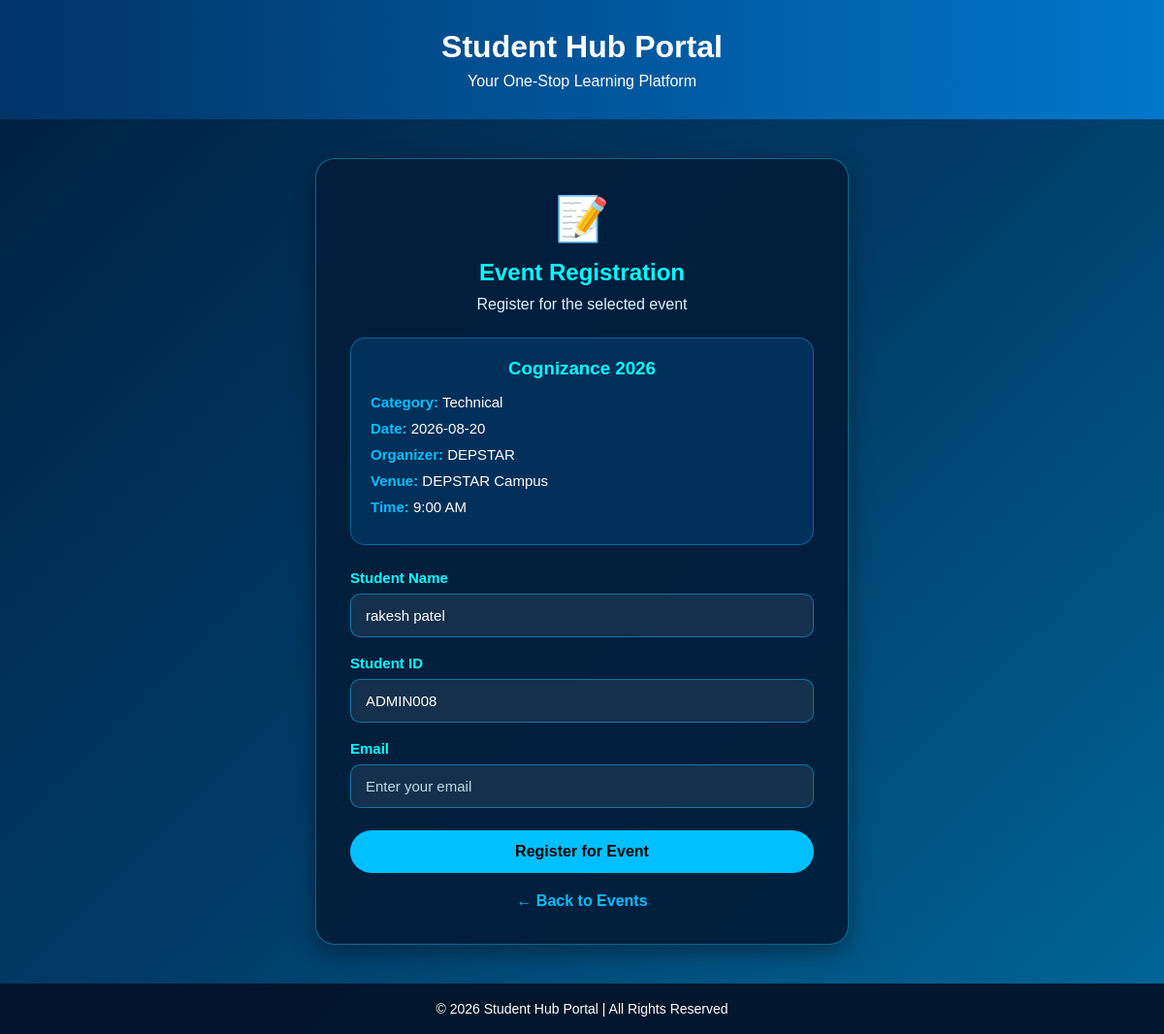
/EVENT-REGISTRATION.php?event=Cognizance 2026 (signed in), run on the app's committed database.
### tables this page shows
CREATE TABLE `events` (
  `id` int(11) NOT NULL,
  `title` varchar(150) NOT NULL,
  `category` varchar(50) NOT NULL,
  `event_date` date NOT NULL,
  `organizer` varchar(100) NOT NULL,
  `venue` varchar(150) NOT NULL,
  `event_time` varchar(30) NOT NULL,
  `status` varchar(50) NOT NULL,
  `poster` varchar(255) DEFAULT NULL
);

CREATE TABLE `students` (
  `id` int(11) NOT NULL,
  `student_id` varchar(30) NOT NULL,
  `student_name` varchar(100) NOT NULL,
  `department` varchar(100) NOT NULL,
  `email` varchar(100) NOT NULL,
  `password` varchar(255) NOT NULL,
  `role` varchar(20) NOT NULL DEFAULT 'student'
);

### EVENT-REGISTRATION.php (the view, shortened to what this page needs)
<?php
require_once __DIR__ . '/database.php';
$loggedInStudentId = $_SESSION['student_id'];
$eventTitle = trim($_GET['event'] ?? '');
$stmt = $conn->prepare(
    "SELECT id, title, category, event_date, organizer, venue, event_time, status
     FROM events
     WHERE title = :title"
);
$stmt->execute([
    ':title' => $eventTitle
]);
$event = $stmt->fetch(PDO::FETCH_ASSOC);
$studentStmt = $conn->prepare(
    "SELECT id, student_id, student_name
     FROM students
     WHERE student_id = :student_id"
);
$studentStmt->execute([
    ':student_id' => $loggedInStudentId
]);
$student = $studentStmt->fetch(PDO::FETCH_ASSOC);
$message = '';
?>
<!DOCTYPE html>
<html lang="en">
<head>
<link rel="stylesheet" href="EVENT-REGISTRATION.css">
</head>
<body>
<header>
    <h1>Student Hub Portal</h1>
    <p>Your One-Stop Learning Platform</p>
</header>
<section class="registration-section">
    <div class="registration-container">
        <div class="registration-icon">
            📝
        </div>
        <h2>Event Registration</h2>
        <p class="registration-subtitle">
            Register for the selected event
        </p>
        <div class="event-details">
            <h3>
                <?php echo htmlspecialchars($event['title']); ?>
            </h3>
            <p>
                <strong>Category:</strong>
                <?php echo htmlspecialchars($event['category']); ?>
            </p>
            <p>
                <strong>Date:</strong>
                <?php echo htmlspecialchars($event['event_date']); ?>
            </p>
            <p>
                <strong>Organizer:</strong>
                <?php echo htmlspecialchars($event['organizer']); ?>
            </p>
            <p>
                <strong>Venue:</strong>
                <?php echo htmlspecialchars($event['venue']); ?>
            </p>
            <p>
                <strong>Time:</strong>
                <?php echo htmlspecialchars($event['event_time']); ?>
            </p>
        </div>
        <?php if ($message !== "Registration successful!"): ?>
        <form method="POST">
            <div class="input-group">
                <label for="student_name">
                    Student Name
                </label>
                <input
                    type="text"
                    id="student_name"
                    name="student_name"
                    placeholder="Enter your name"
                    value="<?php echo htmlspecialchars($student['student_name']); ?>"
                    required
                >
            </div>
            <div class="input-group">
                <label for="student_id">
                    Student ID
                </label>
                <input
                    type="text"
                    id="student_id"
                    name="student_id"
                    placeholder="Enter your Student ID"
                    value="<?php echo htmlspecialchars($student['student_id']); ?>"
                    required
                >
            </div>
            <div class="input-group">
                <label for="email">
                    Email
                </label>
                <input
                    type="email"
                    id="email"
                    name="email"
                    placeholder="Enter your email"
                    required
                >
            </div>
            <button type="submit">
                Register for Event
            </button>
        </form>
        <?php endif; ?>
        <a href="EVENTS.html" class="back-link">
            ← Back to Events
        </a>
    </div>
</section>
<footer>
    <p>
        © 2026 Student Hub Portal | All Rights Reserved
    </p>
</footer>
</body>
</html>

### EVENT-REGISTRATION.css (style rules this page uses)
* { margin: 0; padding: 0; box-sizing: border-box; }
body { font-family: Arial, sans-serif; min-height: 100vh; background: linear-gradient(135deg, #001f3f, #003b66, #006699); color: white; display: flex; flex-direction: column; }
header { text-align: center; padding: 30px 20px; background: linear-gradient(90deg, #003366, #0077cc); }
header h1 { font-size: 32px; margin-bottom: 8px; }
header p { font-size: 16px; }
.registration-section { flex: 1; display: flex; justify-content: center; align-items: center; padding: 40px 20px; }
.registration-container { width: 100%; max-width: 550px; background: rgba(0, 30, 60, 0.95); padding: 35px; border-radius: 20px; border: 1px solid rgba(0, 217, 255, 0.4); box-shadow: 0 8px 25px rgba(0, 0, 0, 0.4); }
.registration-icon { text-align: center; font-size: 45px; margin-bottom: 15px; }
.registration-container h2 { text-align: center; color: #00ffff; margin-bottom: 10px; }
.registration-subtitle { text-align: center; color: #d5f7ff; margin-bottom: 25px; }
.event-details { background: rgba(0, 119, 204, 0.2); border: 1px solid rgba(0, 191, 255, 0.4); border-radius: 15px; padding: 20px; margin-bottom: 25px; }
.event-details h3 { color: #00ffff; margin-bottom: 15px; text-align: center; }
.event-details p { margin: 10px 0; font-size: 15px; }
.event-details strong { color: #00bfff; }
.input-group { margin-bottom: 18px; }
.input-group label { display: block; margin-bottom: 8px; color: #00ffff; font-size: 15px; font-weight: bold; }
.input-group input { width: 100%; padding: 13px 15px; border: 1px solid rgba(0, 191, 255, 0.5); border-radius: 10px; background: rgba(255, 255, 255, 0.08); color: white; font-size: 15px; outline: none; }
.input-group input::placeholder { color: #b8dce8; }
button { width: 100%; padding: 13px; margin-top: 5px; border: none; border-radius: 25px; background: #00bfff; color: black; font-size: 16px; font-weight: bold; cursor: pointer; transition: 0.3s; }
.back-link { display: block; text-align: center; margin-top: 20px; color: #00bfff; text-decoration: none; font-weight: bold; }
footer { text-align: center; padding: 18px; background: rgba(0, 20, 40, 0.95); font-size: 14px; }

### data on the page
events: title "Cognizance 2026", category "Technical", event_date "2026-08-20", organizer "DEPSTAR", venue "DEPSTAR Campus", event_time "9:00 AM"
students: student_name "rakesh patel", student_id "ADMIN008"
